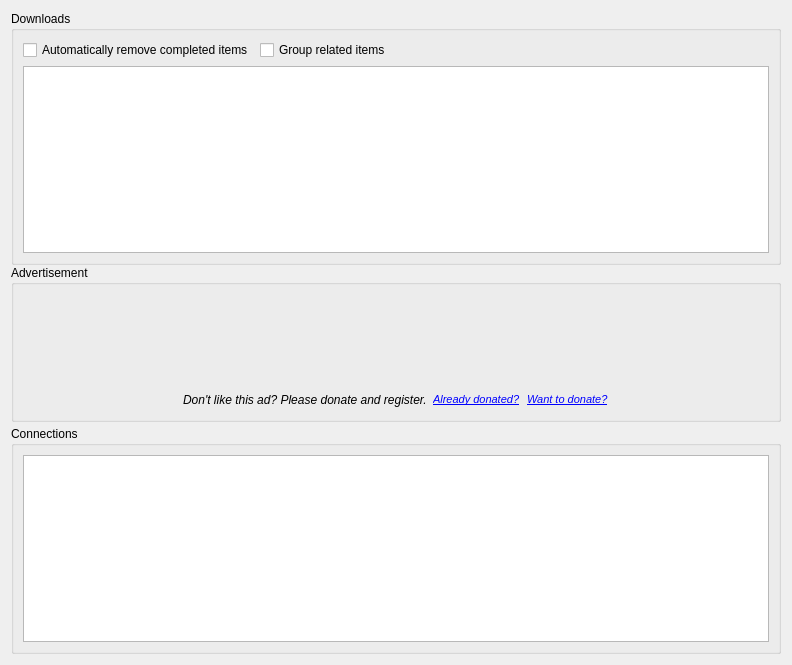
<?xml version="1.0" encoding="UTF-8"?>
<ui version="4.0">
 <class>Downloads</class>
 <widget class="QWidget" name="Downloads">
  <property name="geometry">
   <rect>
    <x>0</x>
    <y>0</y>
    <width>792</width>
    <height>665</height>
   </rect>
  </property>
  <property name="windowTitle">
   <string>Downloads</string>
  </property>
  <property name="windowIcon">
   <iconset resource="resource.qrc">
    <normaloff>:/resource/16x16_ico_png/ico_download.png</normaloff>:/resource/16x16_ico_png/ico_download.png</iconset>
  </property>
  <layout class="QGridLayout" name="gridLayout">
   <item row="1" column="0">
    <layout class="QVBoxLayout" name="verticalLayout">
     <property name="spacing">
      <number>0</number>
     </property>
     <item>
      <widget class="QGroupBox" name="grpTasks">
       <property name="title">
        <string>Downloads</string>
       </property>
       <property name="flat">
        <bool>false</bool>
       </property>
       <layout class="QGridLayout" name="gridLayout_2">
        <item row="0" column="0">
         <layout class="QHBoxLayout" name="horizontalLayout">
          <item>
           <widget class="QCheckBox" name="chkRemoveComplete">
            <property name="text">
             <string>Automatically remove completed items</string>
            </property>
           </widget>
          </item>
          <item>
           <widget class="QCheckBox" name="chkGroupSimilar">
            <property name="text">
             <string>Group related items</string>
            </property>
           </widget>
          </item>
          <item>
           <spacer name="horizontalSpacer">
            <property name="orientation">
             <enum>Qt::Horizontal</enum>
            </property>
            <property name="sizeHint" stdset="0">
             <size>
              <width>40</width>
              <height>20</height>
             </size>
            </property>
           </spacer>
          </item>
         </layout>
        </item>
        <item row="1" column="0">
         <widget class="QTableView" name="tableTasks">
          <property name="contextMenuPolicy">
           <enum>Qt::CustomContextMenu</enum>
          </property>
          <property name="tabKeyNavigation">
           <bool>false</bool>
          </property>
          <property name="selectionBehavior">
           <enum>QAbstractItemView::SelectRows</enum>
          </property>
          <property name="showGrid">
           <bool>false</bool>
          </property>
          <property name="gridStyle">
           <enum>Qt::SolidLine</enum>
          </property>
          <attribute name="horizontalHeaderMinimumSectionSize">
           <number>16</number>
          </attribute>
          <attribute name="horizontalHeaderStretchLastSection">
           <bool>true</bool>
          </attribute>
          <attribute name="verticalHeaderVisible">
           <bool>false</bool>
          </attribute>
          <attribute name="verticalHeaderDefaultSectionSize">
           <number>16</number>
          </attribute>
          <attribute name="verticalHeaderMinimumSectionSize">
           <number>16</number>
          </attribute>
         </widget>
        </item>
       </layout>
      </widget>
     </item>
     <item>
      <widget class="QGroupBox" name="grpAdvert">
       <property name="sizePolicy">
        <sizepolicy hsizetype="Preferred" vsizetype="Preferred">
         <horstretch>0</horstretch>
         <verstretch>0</verstretch>
        </sizepolicy>
       </property>
       <property name="title">
        <string>Advertisement</string>
       </property>
       <layout class="QHBoxLayout" name="horizontalLayout_2">
        <item>
         <spacer name="horizontalSpacer_2">
          <property name="orientation">
           <enum>Qt::Horizontal</enum>
          </property>
          <property name="sizeHint" stdset="0">
           <size>
            <width>40</width>
            <height>20</height>
           </size>
          </property>
         </spacer>
        </item>
        <item>
         <layout class="QVBoxLayout" name="verticalLayout_2">
          <item>
           <widget class="gui::WebWidget" name="webAdWidget" native="true">
            <property name="minimumSize">
             <size>
              <width>728</width>
              <height>90</height>
             </size>
            </property>
            <property name="maximumSize">
             <size>
              <width>728</width>
              <height>90</height>
             </size>
            </property>
           </widget>
          </item>
          <item>
           <layout class="QHBoxLayout" name="horizontalLayout_3">
            <item>
             <spacer name="horizontalSpacer_4">
              <property name="orientation">
               <enum>Qt::Horizontal</enum>
              </property>
              <property name="sizeHint" stdset="0">
               <size>
                <width>40</width>
                <height>20</height>
               </size>
              </property>
             </spacer>
            </item>
            <item>
             <widget class="QLabel" name="lblPlead">
              <property name="font">
               <font>
                <italic>true</italic>
               </font>
              </property>
              <property name="text">
               <string>Don't like this ad? Please donate and register.</string>
              </property>
             </widget>
            </item>
            <item>
             <widget class="QLabel" name="lblRegister">
              <property name="font">
               <font>
                <italic>false</italic>
               </font>
              </property>
              <property name="text">
               <string>&lt;!DOCTYPE HTML PUBLIC &quot;-//W3C//DTD HTML 4.0//EN&quot; &quot;http://www.w3.org/TR/REC-html40/strict.dtd&quot;&gt;
&lt;html&gt;&lt;head&gt;&lt;meta name=&quot;qrichtext&quot; content=&quot;1&quot; /&gt;&lt;style type=&quot;text/css&quot;&gt;
p, li { white-space: pre-wrap; }
&lt;/style&gt;&lt;/head&gt;&lt;body style=&quot; font-family:'Sans Serif'; font-size:8pt; font-weight:400; font-style:normal;&quot;&gt;
&lt;p style=&quot; margin-top:0px; margin-bottom:0px; margin-left:0px; margin-right:0px; -qt-block-indent:0; text-indent:0px;&quot;&gt;&lt;a href=&quot;search.html&quot;&gt;&lt;span style=&quot; font-family:'MS Shell Dlg 2'; font-style:italic; text-decoration: underline; color:#0000ff;&quot;&gt;Already donated?&lt;/span&gt;&lt;/a&gt;&lt;/p&gt;&lt;/body&gt;&lt;/html&gt;</string>
              </property>
             </widget>
            </item>
            <item>
             <widget class="QLabel" name="lblDonate">
              <property name="font">
               <font>
                <italic>false</italic>
               </font>
              </property>
              <property name="text">
               <string>&lt;!DOCTYPE HTML PUBLIC &quot;-//W3C//DTD HTML 4.0//EN&quot; &quot;http://www.w3.org/TR/REC-html40/strict.dtd&quot;&gt;
&lt;html&gt;&lt;head&gt;&lt;meta name=&quot;qrichtext&quot; content=&quot;1&quot; /&gt;&lt;style type=&quot;text/css&quot;&gt;
p, li { white-space: pre-wrap; }
&lt;/style&gt;&lt;/head&gt;&lt;body style=&quot; font-family:'MS Shell Dlg 2'; font-size:8pt; font-weight:400; font-style:normal;&quot;&gt;
&lt;p style=&quot; margin-top:0px; margin-bottom:0px; margin-left:0px; margin-right:0px; -qt-block-indent:0; text-indent:0px;&quot;&gt;&lt;a href=&quot;search.html&quot;&gt;&lt;span style=&quot; font-style:italic; text-decoration: underline; color:#0000ff;&quot;&gt;Want to donate?&lt;/span&gt;&lt;/a&gt;&lt;/p&gt;&lt;/body&gt;&lt;/html&gt;</string>
              </property>
             </widget>
            </item>
            <item>
             <spacer name="horizontalSpacer_5">
              <property name="orientation">
               <enum>Qt::Horizontal</enum>
              </property>
              <property name="sizeHint" stdset="0">
               <size>
                <width>40</width>
                <height>20</height>
               </size>
              </property>
             </spacer>
            </item>
           </layout>
          </item>
         </layout>
        </item>
        <item>
         <spacer name="horizontalSpacer_3">
          <property name="orientation">
           <enum>Qt::Horizontal</enum>
          </property>
          <property name="sizeHint" stdset="0">
           <size>
            <width>40</width>
            <height>20</height>
           </size>
          </property>
         </spacer>
        </item>
       </layout>
      </widget>
     </item>
     <item>
      <widget class="QLabel" name="splitter">
       <property name="maximumSize">
        <size>
         <width>16777215</width>
         <height>4</height>
        </size>
       </property>
       <property name="cursor">
        <cursorShape>SizeVerCursor</cursorShape>
       </property>
       <property name="mouseTracking">
        <bool>false</bool>
       </property>
       <property name="frameShadow">
        <enum>QFrame::Raised</enum>
       </property>
       <property name="lineWidth">
        <number>2</number>
       </property>
       <property name="text">
        <string/>
       </property>
      </widget>
     </item>
     <item>
      <widget class="QGroupBox" name="grpConns">
       <property name="maximumSize">
        <size>
         <width>16777215</width>
         <height>16777215</height>
        </size>
       </property>
       <property name="title">
        <string>Connections</string>
       </property>
       <property name="flat">
        <bool>false</bool>
       </property>
       <layout class="QGridLayout" name="gridLayout_4">
        <item row="0" column="0">
         <widget class="QTableView" name="tableConns">
          <property name="contextMenuPolicy">
           <enum>Qt::CustomContextMenu</enum>
          </property>
          <property name="tabKeyNavigation">
           <bool>false</bool>
          </property>
          <property name="selectionBehavior">
           <enum>QAbstractItemView::SelectRows</enum>
          </property>
          <property name="showGrid">
           <bool>false</bool>
          </property>
          <attribute name="horizontalHeaderMinimumSectionSize">
           <number>16</number>
          </attribute>
          <attribute name="horizontalHeaderStretchLastSection">
           <bool>true</bool>
          </attribute>
          <attribute name="verticalHeaderVisible">
           <bool>false</bool>
          </attribute>
          <attribute name="verticalHeaderDefaultSectionSize">
           <number>16</number>
          </attribute>
          <attribute name="verticalHeaderMinimumSectionSize">
           <number>16</number>
          </attribute>
         </widget>
        </item>
       </layout>
      </widget>
     </item>
    </layout>
   </item>
  </layout>
  <action name="actionTaskDelete">
   <property name="icon">
    <iconset resource="resource.qrc">
     <normaloff>:/resource/16x16_ico_png/ico_delete.png</normaloff>:/resource/16x16_ico_png/ico_delete.png</iconset>
   </property>
   <property name="text">
    <string>Delete</string>
   </property>
   <property name="toolTip">
    <string>Delete selected downloads</string>
   </property>
   <property name="shortcut">
    <string>Del</string>
   </property>
  </action>
  <action name="actionTaskFlush">
   <property name="icon">
    <iconset>
     <normaloff>:/resource/16x16_ico_png/ico_flush.png</normaloff>:/resource/16x16_ico_png/ico_flush.png</iconset>
   </property>
   <property name="text">
    <string>Write headers</string>
   </property>
   <property name="toolTip">
    <string>Write headers to disk during download</string>
   </property>
  </action>
  <action name="actionTaskResume">
   <property name="icon">
    <iconset resource="resource.qrc">
     <normaloff>:/resource/16x16_ico_png/ico_task_resume.png</normaloff>:/resource/16x16_ico_png/ico_task_resume.png</iconset>
   </property>
   <property name="text">
    <string>Resume</string>
   </property>
   <property name="toolTip">
    <string>Resume paused downloads</string>
   </property>
   <property name="shortcut">
    <string>Ctrl+R</string>
   </property>
  </action>
  <action name="actionTaskPause">
   <property name="icon">
    <iconset resource="resource.qrc">
     <normaloff>:/resource/16x16_ico_png/ico_task_pause.png</normaloff>:/resource/16x16_ico_png/ico_task_pause.png</iconset>
   </property>
   <property name="text">
    <string>Pause</string>
   </property>
   <property name="toolTip">
    <string>Pause selected downloads</string>
   </property>
   <property name="shortcut">
    <string>Ctrl+P</string>
   </property>
  </action>
  <action name="actionTaskClear">
   <property name="icon">
    <iconset resource="resource.qrc">
     <normaloff>:/resource/16x16_ico_png/ico_clear.png</normaloff>:/resource/16x16_ico_png/ico_clear.png</iconset>
   </property>
   <property name="text">
    <string>Clear</string>
   </property>
   <property name="toolTip">
    <string>Clear finished downloads</string>
   </property>
  </action>
  <action name="actionTaskOpenLog">
   <property name="icon">
    <iconset resource="resource.qrc">
     <normaloff>:/resource/16x16_ico_png/ico_log.png</normaloff>:/resource/16x16_ico_png/ico_log.png</iconset>
   </property>
   <property name="text">
    <string>Open log</string>
   </property>
   <property name="toolTip">
    <string>Open log file</string>
   </property>
  </action>
  <action name="actionConnOpenLog">
   <property name="icon">
    <iconset resource="resource.qrc">
     <normaloff>:/resource/16x16_ico_png/ico_log.png</normaloff>:/resource/16x16_ico_png/ico_log.png</iconset>
   </property>
   <property name="text">
    <string>Open log</string>
   </property>
   <property name="toolTip">
    <string>Open log file</string>
   </property>
  </action>
  <action name="actionConnDelete">
   <property name="icon">
    <iconset resource="resource.qrc">
     <normaloff>:/resource/16x16_ico_png/ico_delete.png</normaloff>:/resource/16x16_ico_png/ico_delete.png</iconset>
   </property>
   <property name="text">
    <string>Delete</string>
   </property>
   <property name="toolTip">
    <string>Disconnect and deleted selected connections</string>
   </property>
   <property name="shortcut">
    <string>Shift+Del</string>
   </property>
  </action>
  <action name="actionConnect">
   <property name="checkable">
    <bool>true</bool>
   </property>
   <property name="icon">
    <iconset resource="resource.qrc">
     <normaloff>:/resource/16x16_ico_png/ico_start.png</normaloff>:/resource/16x16_ico_png/ico_start.png</iconset>
   </property>
   <property name="text">
    <string>Connect</string>
   </property>
   <property name="toolTip">
    <string>Connect to servers</string>
   </property>
   <property name="shortcut">
    <string>Ctrl+C</string>
   </property>
  </action>
  <action name="actionConnClone">
   <property name="icon">
    <iconset resource="resource.qrc">
     <normaloff>:/resource/16x16_ico_png/ico_conn_clone.png</normaloff>:/resource/16x16_ico_png/ico_conn_clone.png</iconset>
   </property>
   <property name="text">
    <string>Clone</string>
   </property>
   <property name="toolTip">
    <string>Create new connection based on existing connection</string>
   </property>
   <property name="shortcut">
    <string>Ctrl+Shift+C</string>
   </property>
  </action>
  <action name="actionTaskMoveUp">
   <property name="icon">
    <iconset resource="resource.qrc">
     <normaloff>:/resource/16x16_ico_png/ico_task_moveup.png</normaloff>:/resource/16x16_ico_png/ico_task_moveup.png</iconset>
   </property>
   <property name="text">
    <string>Move Up</string>
   </property>
   <property name="toolTip">
    <string>Move selected downloads up</string>
   </property>
  </action>
  <action name="actionTaskMoveDown">
   <property name="icon">
    <iconset resource="resource.qrc">
     <normaloff>:/resource/16x16_ico_png/ico_task_movedown.png</normaloff>:/resource/16x16_ico_png/ico_task_movedown.png</iconset>
   </property>
   <property name="text">
    <string>Move Down</string>
   </property>
   <property name="toolTip">
    <string>Move selected downloads down</string>
   </property>
  </action>
  <action name="actionTaskMoveTop">
   <property name="icon">
    <iconset resource="resource.qrc">
     <normaloff>:/resource/16x16_ico_png/ico_task_movetop.png</normaloff>:/resource/16x16_ico_png/ico_task_movetop.png</iconset>
   </property>
   <property name="text">
    <string>Top</string>
   </property>
   <property name="toolTip">
    <string>Move selected downloads to top</string>
   </property>
  </action>
  <action name="actionTaskMoveBottom">
   <property name="icon">
    <iconset resource="resource.qrc">
     <normaloff>:/resource/16x16_ico_png/ico_task_movebottom.png</normaloff>:/resource/16x16_ico_png/ico_task_movebottom.png</iconset>
   </property>
   <property name="text">
    <string>Bottom</string>
   </property>
   <property name="toolTip">
    <string>Move selected downloads to bottom</string>
   </property>
  </action>
  <action name="actionPreferSSL">
   <property name="checkable">
    <bool>true</bool>
   </property>
   <property name="icon">
    <iconset resource="resource.qrc">
     <normaloff>:/resource/16x16_ico_png/ico_lock.png</normaloff>:/resource/16x16_ico_png/ico_lock.png</iconset>
   </property>
   <property name="text">
    <string>Prefer SSL</string>
   </property>
   <property name="toolTip">
    <string>Use SSL with SSL enabled servers</string>
   </property>
  </action>
  <action name="actionThrottle">
   <property name="checkable">
    <bool>true</bool>
   </property>
   <property name="icon">
    <iconset resource="resource.qrc">
     <normaloff>:/resource/16x16_ico_png/ico_throttle.png</normaloff>:/resource/16x16_ico_png/ico_throttle.png</iconset>
   </property>
   <property name="text">
    <string>Throttle</string>
   </property>
   <property name="toolTip">
    <string>Toggle throttle</string>
   </property>
   <property name="shortcut">
    <string>Ctrl+T</string>
   </property>
  </action>
  <action name="actionTaskOpenFolder">
   <property name="icon">
    <iconset resource="resource.qrc">
     <normaloff>:/resource/16x16_ico_png/ico_open_folder.png</normaloff>:/resource/16x16_ico_png/ico_open_folder.png</iconset>
   </property>
   <property name="text">
    <string>Open Folder</string>
   </property>
  </action>
 </widget>
 <customwidgets>
  <customwidget>
   <class>gui::WebWidget</class>
   <extends>QWidget</extends>
   <header location="global">webwidget.h</header>
   <container>1</container>
  </customwidget>
 </customwidgets>
 <tabstops>
  <tabstop>chkRemoveComplete</tabstop>
  <tabstop>chkGroupSimilar</tabstop>
  <tabstop>tableTasks</tabstop>
  <tabstop>tableConns</tabstop>
 </tabstops>
 <resources>
  <include location="resource.qrc"/>
 </resources>
 <connections/>
</ui>
